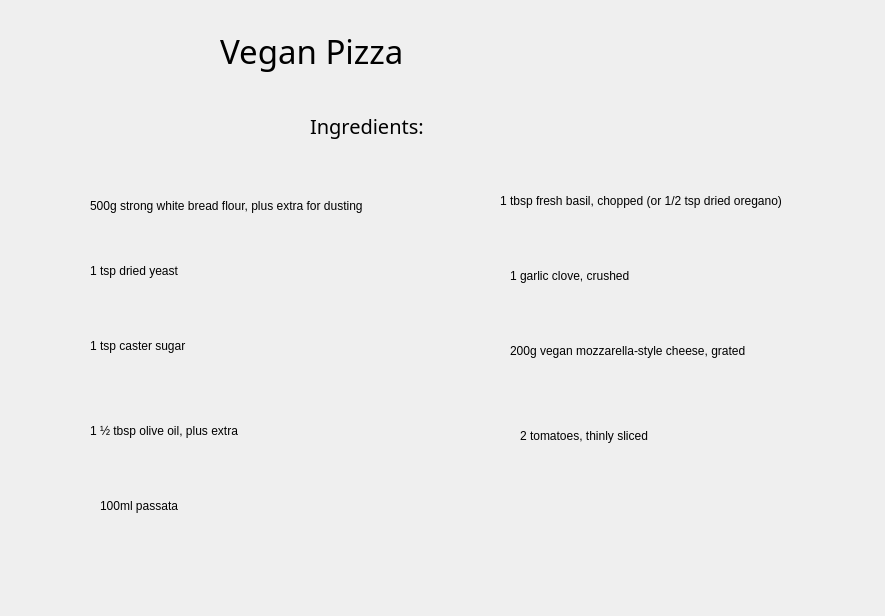
<?xml version="1.0" encoding="UTF-8"?>
<ui version="4.0">
 <class>Vegetarian</class>
 <widget class="QDialog" name="Vegetarian">
  <property name="geometry">
   <rect>
    <x>0</x>
    <y>0</y>
    <width>885</width>
    <height>616</height>
   </rect>
  </property>
  <property name="windowTitle">
   <string>Dialog</string>
  </property>
  <widget class="QLabel" name="label">
   <property name="geometry">
    <rect>
     <x>220</x>
     <y>20</y>
     <width>391</width>
     <height>61</height>
    </rect>
   </property>
   <property name="font">
    <font>
     <family>Segoe UI Black</family>
     <pointsize>25</pointsize>
    </font>
   </property>
   <property name="text">
    <string>Vegan Pizza</string>
   </property>
  </widget>
  <widget class="QLabel" name="label_2">
   <property name="geometry">
    <rect>
     <x>310</x>
     <y>110</y>
     <width>211</width>
     <height>31</height>
    </rect>
   </property>
   <property name="font">
    <font>
     <family>Rockwell Extra Bold</family>
     <pointsize>15</pointsize>
    </font>
   </property>
   <property name="text">
    <string>Ingredients:</string>
   </property>
  </widget>
  <widget class="QLabel" name="label_3">
   <property name="geometry">
    <rect>
     <x>90</x>
     <y>180</y>
     <width>351</width>
     <height>51</height>
    </rect>
   </property>
   <property name="text">
    <string>500g strong white bread flour, plus extra for dusting</string>
   </property>
  </widget>
  <widget class="QLabel" name="label_4">
   <property name="geometry">
    <rect>
     <x>90</x>
     <y>250</y>
     <width>191</width>
     <height>41</height>
    </rect>
   </property>
   <property name="text">
    <string>1 tsp dried yeast</string>
   </property>
  </widget>
  <widget class="QLabel" name="label_5">
   <property name="geometry">
    <rect>
     <x>90</x>
     <y>330</y>
     <width>181</width>
     <height>31</height>
    </rect>
   </property>
   <property name="text">
    <string>1 tsp caster sugar</string>
   </property>
  </widget>
  <widget class="QLabel" name="label_6">
   <property name="geometry">
    <rect>
     <x>90</x>
     <y>420</y>
     <width>241</width>
     <height>21</height>
    </rect>
   </property>
   <property name="text">
    <string>1 ½ tbsp olive oil, plus extra</string>
   </property>
  </widget>
  <widget class="QLabel" name="label_7">
   <property name="geometry">
    <rect>
     <x>100</x>
     <y>490</y>
     <width>211</width>
     <height>31</height>
    </rect>
   </property>
   <property name="text">
    <string>100ml passata</string>
   </property>
  </widget>
  <widget class="QLabel" name="label_8">
   <property name="geometry">
    <rect>
     <x>500</x>
     <y>170</y>
     <width>371</width>
     <height>61</height>
    </rect>
   </property>
   <property name="text">
    <string>1 tbsp fresh basil, chopped (or 1/2 tsp dried oregano)</string>
   </property>
  </widget>
  <widget class="QLabel" name="label_9">
   <property name="geometry">
    <rect>
     <x>510</x>
     <y>250</y>
     <width>191</width>
     <height>51</height>
    </rect>
   </property>
   <property name="text">
    <string>1 garlic clove, crushed</string>
   </property>
  </widget>
  <widget class="QLabel" name="label_10">
   <property name="geometry">
    <rect>
     <x>510</x>
     <y>330</y>
     <width>321</width>
     <height>41</height>
    </rect>
   </property>
   <property name="text">
    <string>200g vegan mozzarella-style cheese, grated</string>
   </property>
  </widget>
  <widget class="QLabel" name="label_11">
   <property name="geometry">
    <rect>
     <x>520</x>
     <y>410</y>
     <width>211</width>
     <height>51</height>
    </rect>
   </property>
   <property name="text">
    <string>2 tomatoes, thinly sliced</string>
   </property>
  </widget>
 </widget>
 <resources/>
 <connections/>
</ui>
